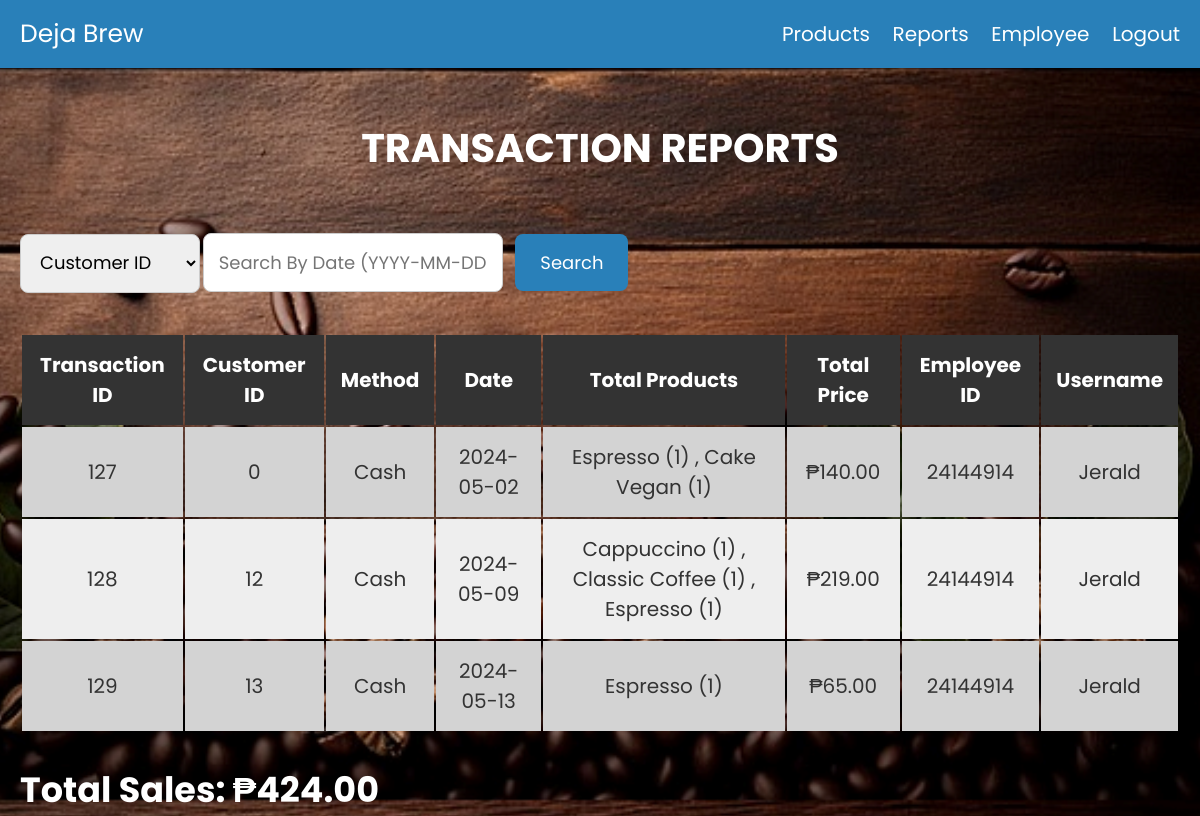
Page /reports_admin.php on the committed database.
### tables this page shows
CREATE TABLE `checkout` (
  `transaction_id` int(255) NOT NULL,
  `customer_id` int(255) NOT NULL,
  `method` varchar(255) NOT NULL,
  `date` date NOT NULL DEFAULT current_timestamp(),
  `total_products` varchar(255) NOT NULL,
  `total_price` varchar(255) NOT NULL,
  `user_id` bigint(255) NOT NULL
);

CREATE TABLE `users` (
  `id` bigint(20) NOT NULL,
  `user_id` bigint(20) NOT NULL,
  `user_name` varchar(255) NOT NULL,
  `password` varchar(255) NOT NULL
);

### reports_admin.php (the view, shortened to what this page needs)
<?php
$search_query = "";
$search_type = "";
?>
<!DOCTYPE html>
<html lang="en">
<head>
    <link rel="stylesheet" href="https://cdnjs.cloudflare.com/ajax/libs/font-awesome/6.0.0/css/all.min.css">
    <link rel="stylesheet" href="css/style.css">
</head>
<body>
<?php include 'header_Admin.php'; ?>
<div class="container">
    <h1 class="heading" style="padding-top: 50px; padding-bottom: 5px; padding-left: 30px; padding-right: 30px; ">Transaction Reports</h1>
    <form action="" method="GET" class="search-form-container">
        <select name="search_type" class="search-type-select">
            <option value="customer_id">Customer ID</option>
        </select>
        <input type="text" name="search" placeholder="<?php echo ($search_type === 'customer_id') ? 'Search by Customer ID' : 'Search by Date (YYYY-MM-DD)'; ?>" value="<?php echo $search_query; ?>" class="search-input">
        <button type="submit" class="search-button">Search</button>
    </form>
    <div class="display-product-table">
        <section>
            <table>
                <thead>
                    <tr>
                        <th>Transaction ID</th>
                        <th>Customer ID</th>
                        <th>Method</th>
                        <th>Date</th>
                        <th>Total Products</th>
                        <th>Total Price</th>
                        <th>Employee ID</th>
                        <th>Username</th>
                    </tr>
                </thead>
                <tbody>
                    <?php
                    include 'config.php';
                    $totalPriceSum = 0;
                    $query = "SELECT checkout.transaction_id, checkout.customer_id, checkout.method, checkout.date, checkout.total_products, checkout.total_price, checkout.user_id, users.user_name FROM checkout INNER JOIN users ON checkout.user_id = users.user_id";
                    $result = mysqli_query($conn, $query);
                    if (mysqli_num_rows($result) > 0) {
                        while ($row = mysqli_fetch_assoc($result)) {
                            echo "<tr>";
                            echo "<td>" . $row['transaction_id'] . "</td>";
                            echo "<td>" . $row['customer_id'] . "</td>";
                            echo "<td>" . $row['method'] . "</td>";
                            echo "<td>" . $row['date'] . "</td>";
                            echo "<td>" . $row['total_products'] . "</td>";
                            echo "<td>₱" . $row['total_price'] . ".00</td>";
                            echo "<td>" . $row['user_id'] . "</td>";
                            echo "<td>" . $row['user_name'] . "</td>";
                            echo "</tr>";
                            $totalPriceSum += $row['total_price'];
                        }
                    } else {
                        echo "<tr><td colspan='8'>No records found</td></tr>";
                    }
                    ?>
                </tbody>
            </table>
        </section>
    </div>
    <div class="total_sales">Total Sales: ₱<?php echo number_format($totalPriceSum, 2); ?></div>
</div>
</body>
</html>

### css/style.css (style rules this page uses)
:root { --blue:#2980b9; --red:tomato; --orange:orange; --black:#333; --white:#fff; --bg-color:#eee; --dark-bg:rgba(0,0,0,.7); --box-shadow:0 .5rem 1rem rgba(0,0,0,.1); --border:.1rem solid #999; }
* { font-family: 'Poppins', sans-serif; margin:0; padding:0; box-sizing: border-box; outline: none; border:none; text-decoration: none; text-transform: capitalize; }
html { font-size: 62.5%; overflow-x: hidden; }
.container { max-width: 1200px; margin:0 auto; }
.container h1 { padding-top: 50px; padding-bottom: 5px; padding-left: 30px; padding-right: 30px; color: #fff; text-align: center; font-size: 40px; text-transform: uppercase; }
section { padding:2rem; }
.heading { text-align: center; font-size: 3.5rem; text-transform: uppercase; color:var(--black); margin-bottom: 2rem; }
.display-product-table table { width: 100%; text-align: center; }
.display-product-table table thead th { padding:1.5rem; font-size: 2rem; background-color: var(--black); color:var(--white); }
.display-product-table table td { padding:1.5rem; font-size: 2rem; color:var(--black); }
.display-product-table table td:first-child { padding:0; }
.display-product-table table tr:nth-child(even) { background-color: var(--bg-color); }
.display-product-table table tr:nth-child(odd) { background-color: lightgrey; }
.total_sales { font-weight: bold; text-align:justify; margin-left: 20px; margin-top: 10px; font-size: 35px; color: #fff; }
.search-form-container { margin-top: 50px; margin-bottom: 20px; margin-left: 20px; }
.search-input { width: 300px; padding: 15px; border: 1px solid #ccc; border-radius: 8px; font-size: 18px; }
.search-button { padding: 15px 25px; background-color: var(--blue); color: #fff; border: none; border-radius: 8px; cursor: pointer; font-size: 18px; transition: background-color 0.2s ease; }
.search-button { margin-left: 10px; }
.search-type-select { width: 180px; padding: 15px; border: 1px solid #ccc; border-radius: 8px; font-size: 18px; }

### reports_admin.php (style rules this page uses)
body { background-image: url('images_a/background1.png'); height: 100vh; background-size: cover; background-position: center; }

### rows in the picture
checkout: transaction "127", customer "0", method "Cash", date "2024-05-02", total_products "Espresso (1) , Cake Vegan (1)", total_price "140", user "24144914", users.user_name "Jerald"
checkout: transaction "128", customer "12", method "Cash", date "2024-05-09", total_products "Cappuccino (1) , Classic Coffee (1) , Espresso (1)", total_price "219", user "24144914", users.user_name "Jerald"
checkout: transaction "129", customer "13", method "Cash", date "2024-05-13", total_products "Espresso (1)", total_price "65", user "24144914", users.user_name "Jerald"

### other values in the picture
$totalPriceSum "424.00"
